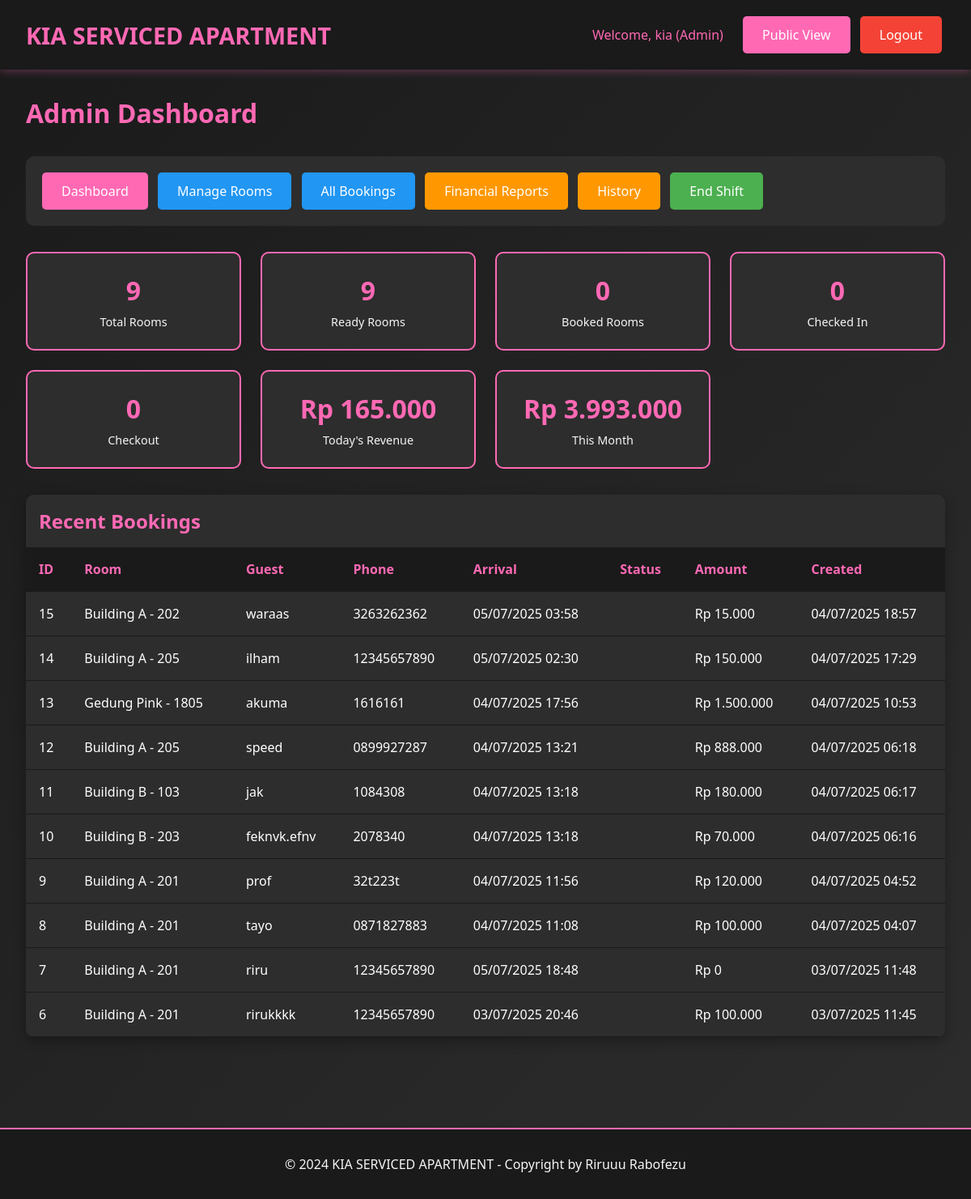
Page /admin/dashboard.php (signed in) on the earlier database version.
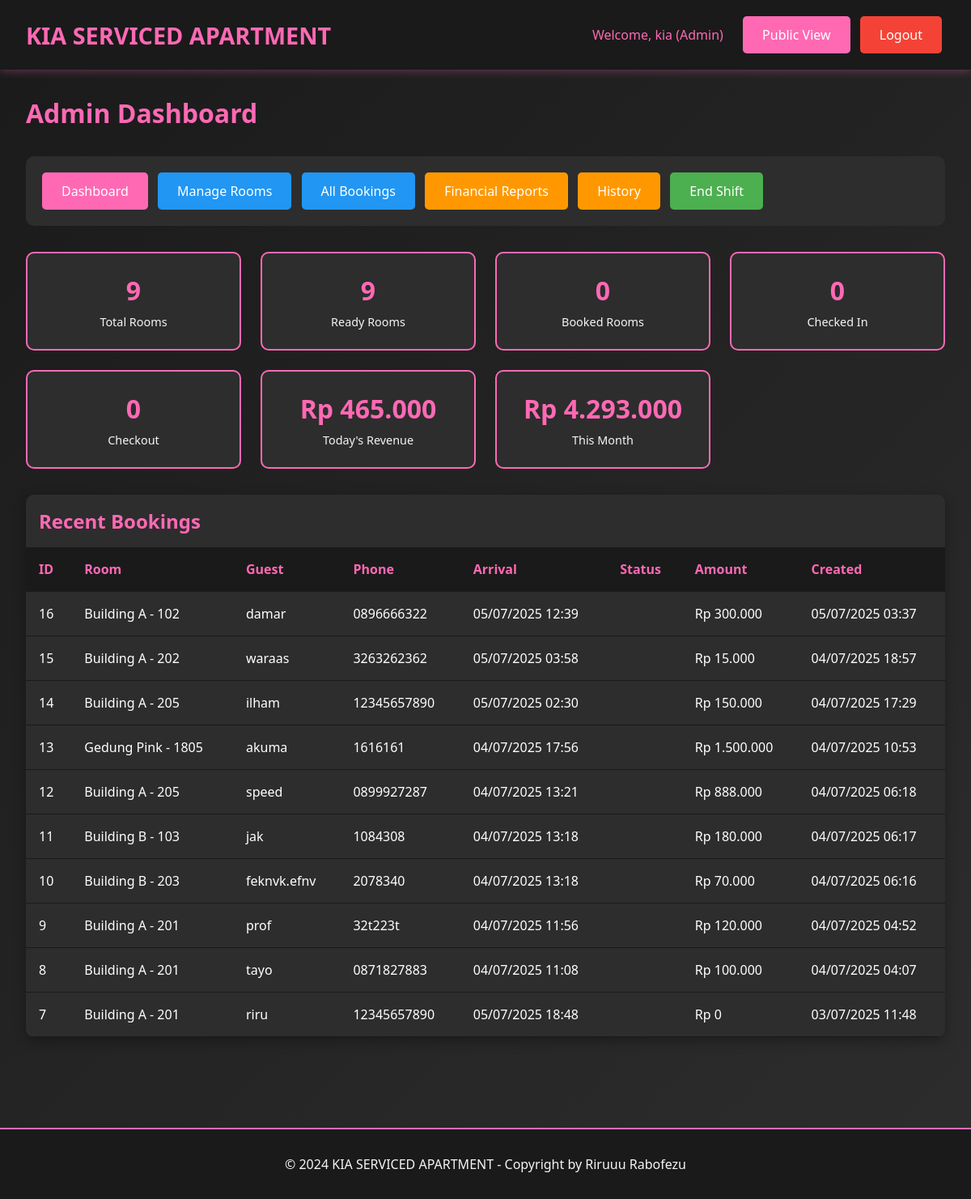
Same page on the later database version.
### tables this page shows
CREATE TABLE `bookings` (
  `id` int(11) NOT NULL,
  `room_id` int(11) NOT NULL,
  `guest_name` varchar(100) NOT NULL,
  `arrival_time` datetime NOT NULL,
  `phone_number` varchar(20) NOT NULL,
  `duration_type` enum('transit','fullday') NOT NULL,
  `duration_hours` int(11) NOT NULL,
  `price_amount` decimal(10,2) NOT NULL,
  `payment_method` varchar(50) NOT NULL,
  `deposit_type` enum('cash','id_card','no_deposit') NOT NULL,
  `deposit_amount` decimal(10,2) DEFAULT 0.00,
  `notes` text DEFAULT NULL,
  `status` enum('booked','checkin','checkout','cancelled','no_show') DEFAULT 'booked',
  `checkin_time` datetime DEFAULT NULL,
  `checkout_time` datetime DEFAULT NULL,
  `extra_time_hours` int(11) DEFAULT 0,
  `extra_time_amount` decimal(10,2) DEFAULT 0.00,
  `refund_amount` decimal(10,2) DEFAULT 0.00,
  `refund_method` varchar(50) DEFAULT NULL,
  `created_by` int(11) NOT NULL,
  `created_at` timestamp NOT NULL DEFAULT current_timestamp(),
  `updated_at` timestamp NOT NULL DEFAULT current_timestamp() ON UPDATE current_timestamp()
);

CREATE TABLE `rooms` (
  `id` int(11) NOT NULL,
  `location` varchar(100) NOT NULL,
  `floor_number` int(11) NOT NULL,
  `room_number` varchar(20) NOT NULL,
  `room_type` varchar(50) NOT NULL,
  `wifi_name` varchar(100) DEFAULT NULL,
  `wifi_password` varchar(100) DEFAULT NULL,
  `status` enum('ready','booked','checkin','checkout') DEFAULT 'ready',
  `created_at` timestamp NOT NULL DEFAULT current_timestamp(),
  `updated_at` timestamp NOT NULL DEFAULT current_timestamp() ON UPDATE current_timestamp()
);

### includes/config.php (called while the page is built, shortened)
<?php
function formatCurrency($amount) {
    return 'Rp ' . number_format($amount, 0, ',', '.');
}
function formatDateTime($datetime) {
    return date('d/m/Y H:i', strtotime($datetime));
}
?>

### admin/dashboard.php (the view, shortened to what the changed rows need)
<?php
require_once '../includes/config.php';
$stats = [];
$stmt = $pdo->query("SELECT COUNT(*) as total FROM rooms");
$stats['total_rooms'] = $stmt->fetch()['total'];
$stmt = $pdo->prepare("SELECT SUM(amount) as total FROM transactions WHERE DATE(transaction_date) = CURDATE() AND amount > 0");
$stmt->execute();
$stats['today_revenue'] = $stmt->fetch()['total'] ?? 0;
$stmt = $pdo->prepare("SELECT SUM(amount) as total FROM transactions WHERE MONTH(transaction_date) = MONTH(CURDATE()) AND YEAR(transaction_date) = YEAR(CURDATE()) AND amount > 0");
$stmt->execute();
$stats['month_revenue'] = $stmt->fetch()['total'] ?? 0;
$stmt = $pdo->prepare("SELECT b.*, r.room_number, r.location FROM bookings b
                      JOIN rooms r ON b.room_id = r.id
                      ORDER BY b.created_at DESC LIMIT 10");
$stmt->execute();
$recent_bookings = $stmt->fetchAll();
?>
<!DOCTYPE html>
<html lang="id">
<head>
    <link rel="stylesheet" href="../assets/css/style.css">
</head>
<body>
    <div class="container">
        <h1 style="color: var(--primary-pink); margin-bottom: 2rem;">Admin Dashboard</h1>
        <div class="dashboard-grid">
            <div class="stat-card">
                <div class="stat-number"><?php echo formatCurrency($stats['today_revenue']); ?></div>
                <div class="stat-label">Today's Revenue</div>
            </div>
            <div class="stat-card">
                <div class="stat-number"><?php echo formatCurrency($stats['month_revenue']); ?></div>
                <div class="stat-label">This Month</div>
            </div>
        </div>
        <div class="table-container">
            <h2 style="color: var(--primary-pink); margin: 1rem;">Recent Bookings</h2>
            <table class="table">
                <thead>
                    <tr>
                        <th>ID</th>
                        <th>Room</th>
                        <th>Guest</th>
                        <th>Phone</th>
                        <th>Arrival</th>
                        <th>Status</th>
                        <th>Amount</th>
                        <th>Created</th>
                    </tr>
                </thead>
                <tbody>
                    <?php foreach ($recent_bookings as $booking): ?>
                    <tr>
                        <td><?php echo $booking['id']; ?></td>
                        <td><?php echo htmlspecialchars($booking['location'] . ' - ' . $booking['room_number']); ?></td>
                        <td><?php echo htmlspecialchars($booking['guest_name']); ?></td>
                        <td><?php echo htmlspecialchars($booking['phone_number']); ?></td>
                        <td><?php echo formatDateTime($booking['arrival_time']); ?></td>
                        <td>
                        </td>
                        <td><?php echo formatCurrency($booking['price_amount']); ?></td>
                        <td><?php echo formatDateTime($booking['created_at']); ?></td>
                    </tr>
                    <?php endforeach; ?>
                </tbody>
            </table>
        </div>
    </div>
</body>
</html>

Differences in the rows shown:
no longer on this page (row unchanged): bookings: id "6", room.room_number "Building A - 201", guest_name "rirukkkk", phone_number "12345657890", arrival_time "03/07/2025 20:46", price_amount "Rp 100.000", created_at "03/07/2025 11:45"
added bookings: id "16", room.room_number "Building A - 102", guest_name "damar", phone_number "0896666322", arrival_time "05/07/2025 12:39", price_amount "Rp 300.000", created_at "05/07/2025 03:37"
Other differences:
formatCurrency($stats['today_revenue']): "Rp 165.000" → "Rp 465.000"
formatCurrency($stats['month_revenue']): "Rp 3.993.000" → "Rp 4.293.000"
